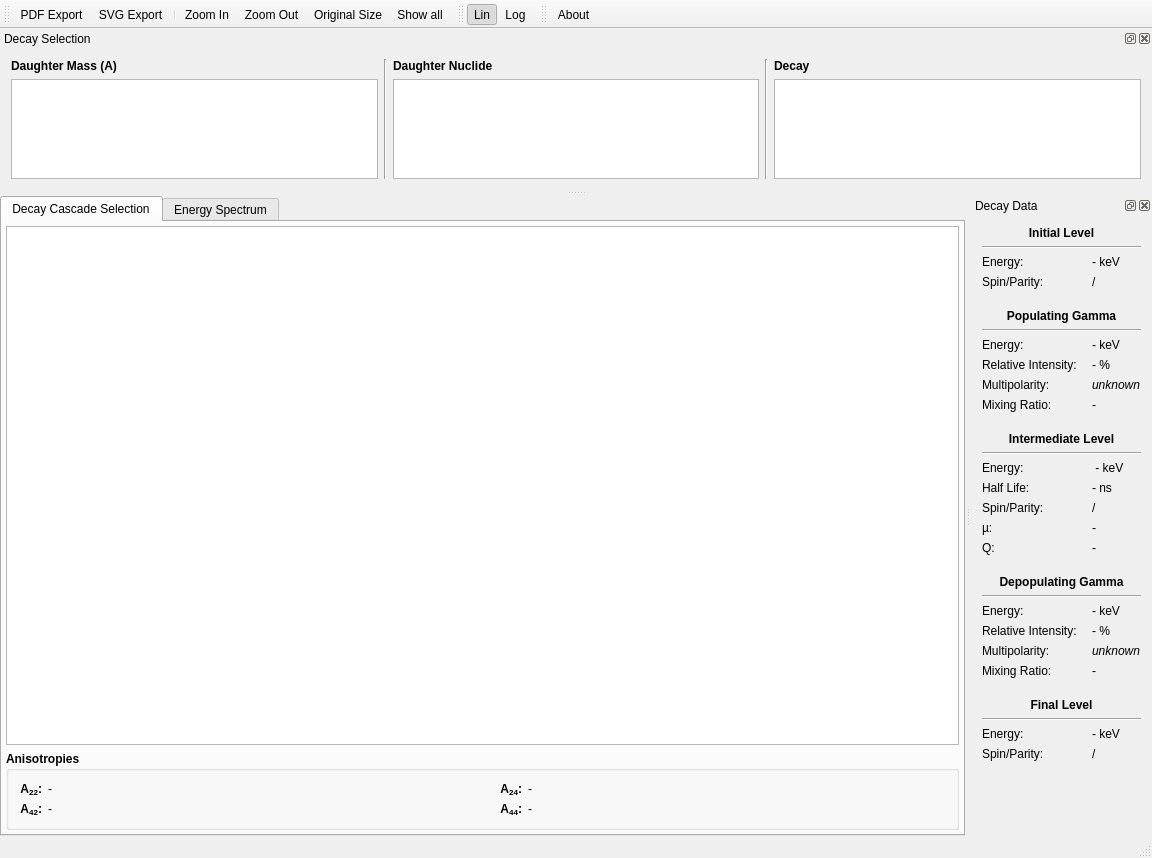
<?xml version="1.0" encoding="UTF-8"?>
<ui version="4.0">
 <class>SpectratorMainWindow</class>
 <widget class="QMainWindow" name="SpectratorMainWindow">
  <property name="geometry">
   <rect>
    <x>0</x>
    <y>0</y>
    <width>1152</width>
    <height>858</height>
   </rect>
  </property>
  <property name="windowTitle">
   <string>Spectrator</string>
  </property>
  <property name="windowIcon">
   <iconset resource="spectrator.qrc">
    <normaloff>:/spectrator.png</normaloff>:/spectrator.png</iconset>
  </property>
  <property name="dockNestingEnabled">
   <bool>true</bool>
  </property>
  <widget class="QWidget" name="centralWidget">
   <layout class="QVBoxLayout" name="verticalLayout_3">
    <property name="margin">
     <number>0</number>
    </property>
    <item>
     <widget class="QTabWidget" name="tabWidget">
      <property name="currentIndex">
       <number>0</number>
      </property>
      <widget class="QWidget" name="decayCascadeTab">
       <attribute name="title">
        <string>Decay Cascade Selection</string>
       </attribute>
       <layout class="QVBoxLayout" name="verticalLayout_4">
        <property name="margin">
         <number>4</number>
        </property>
        <item>
         <widget class="QGraphicsView" name="decayView">
          <property name="sizePolicy">
           <sizepolicy hsizetype="Expanding" vsizetype="Expanding">
            <horstretch>1</horstretch>
            <verstretch>0</verstretch>
           </sizepolicy>
          </property>
         </widget>
        </item>
        <item>
         <widget class="GroupBox" name="groupBox">
          <property name="sizePolicy">
           <sizepolicy hsizetype="Expanding" vsizetype="Preferred">
            <horstretch>0</horstretch>
            <verstretch>0</verstretch>
           </sizepolicy>
          </property>
          <property name="font">
           <font>
            <weight>75</weight>
            <bold>true</bold>
           </font>
          </property>
          <property name="title">
           <string>Anisotropies</string>
          </property>
          <layout class="QGridLayout" name="gridLayout">
           <item row="0" column="0">
            <widget class="QLabel" name="a22Label">
             <property name="sizePolicy">
              <sizepolicy hsizetype="Fixed" vsizetype="Preferred">
               <horstretch>0</horstretch>
               <verstretch>0</verstretch>
              </sizepolicy>
             </property>
             <property name="text">
              <string>&lt;html&gt;&lt;head/&gt;&lt;body&gt;&lt;p&gt;A&lt;span style=&quot; vertical-align:sub;&quot;&gt;22&lt;/span&gt;:&lt;/p&gt;&lt;/body&gt;&lt;/html&gt;</string>
             </property>
             <property name="alignment">
              <set>Qt::AlignRight|Qt::AlignTrailing|Qt::AlignVCenter</set>
             </property>
            </widget>
           </item>
           <item row="0" column="2">
            <widget class="QLabel" name="a24Label">
             <property name="sizePolicy">
              <sizepolicy hsizetype="Fixed" vsizetype="Preferred">
               <horstretch>0</horstretch>
               <verstretch>0</verstretch>
              </sizepolicy>
             </property>
             <property name="minimumSize">
              <size>
               <width>50</width>
               <height>0</height>
              </size>
             </property>
             <property name="text">
              <string>&lt;html&gt;&lt;head/&gt;&lt;body&gt;&lt;p&gt;A&lt;span style=&quot; vertical-align:sub;&quot;&gt;24&lt;/span&gt;:&lt;/p&gt;&lt;/body&gt;&lt;/html&gt;</string>
             </property>
             <property name="alignment">
              <set>Qt::AlignRight|Qt::AlignTrailing|Qt::AlignVCenter</set>
             </property>
            </widget>
           </item>
           <item row="0" column="1">
            <widget class="QLabel" name="a22">
             <property name="font">
              <font>
               <weight>50</weight>
               <bold>false</bold>
              </font>
             </property>
             <property name="toolTip">
              <string>&lt;html&gt;&lt;head/&gt;&lt;body&gt;&lt;p&gt;A&lt;span style=&quot; vertical-align:sub;&quot;&gt;22&lt;/span&gt;&lt;/p&gt;&lt;p&gt;If the sign of δ&lt;sub&gt;1&lt;/sub&gt; or δ&lt;sub&gt;2&lt;/sub&gt; is unknown all possible combinations are shown. Results are then tagged with the signs of δ&lt;sub&gt;1&lt;/sub&gt; and δ&lt;sub&gt;2&lt;/sub&gt;.&lt;/p&gt;&lt;/body&gt;&lt;/html&gt;</string>
             </property>
             <property name="text">
              <string>-</string>
             </property>
             <property name="textInteractionFlags">
              <set>Qt::LinksAccessibleByMouse|Qt::TextSelectableByKeyboard|Qt::TextSelectableByMouse</set>
             </property>
            </widget>
           </item>
           <item row="0" column="3">
            <widget class="QLabel" name="a24">
             <property name="font">
              <font>
               <weight>50</weight>
               <bold>false</bold>
              </font>
             </property>
             <property name="toolTip">
              <string>&lt;html&gt;&lt;head/&gt;&lt;body&gt;&lt;p&gt;A&lt;span style=&quot; vertical-align:sub;&quot;&gt;24&lt;/span&gt;&lt;/p&gt;&lt;p&gt;If the sign of δ&lt;sub&gt;1&lt;/sub&gt; or δ&lt;sub&gt;2&lt;/sub&gt; is unknown all possible combinations are shown. Results are then tagged with the signs of δ&lt;sub&gt;1&lt;/sub&gt; and δ&lt;sub&gt;2&lt;/sub&gt;.&lt;/p&gt;&lt;/body&gt;&lt;/html&gt;</string>
             </property>
             <property name="text">
              <string>-</string>
             </property>
             <property name="textInteractionFlags">
              <set>Qt::LinksAccessibleByMouse|Qt::TextSelectableByKeyboard|Qt::TextSelectableByMouse</set>
             </property>
            </widget>
           </item>
           <item row="1" column="0">
            <widget class="QLabel" name="a42Label">
             <property name="sizePolicy">
              <sizepolicy hsizetype="Fixed" vsizetype="Preferred">
               <horstretch>0</horstretch>
               <verstretch>0</verstretch>
              </sizepolicy>
             </property>
             <property name="text">
              <string>&lt;html&gt;&lt;head/&gt;&lt;body&gt;&lt;p&gt;A&lt;span style=&quot; vertical-align:sub;&quot;&gt;42&lt;/span&gt;:&lt;/p&gt;&lt;/body&gt;&lt;/html&gt;</string>
             </property>
             <property name="alignment">
              <set>Qt::AlignRight|Qt::AlignTrailing|Qt::AlignVCenter</set>
             </property>
            </widget>
           </item>
           <item row="1" column="1">
            <widget class="QLabel" name="a42">
             <property name="font">
              <font>
               <weight>50</weight>
               <bold>false</bold>
              </font>
             </property>
             <property name="toolTip">
              <string>&lt;html&gt;&lt;head/&gt;&lt;body&gt;&lt;p&gt;A&lt;span style=&quot; vertical-align:sub;&quot;&gt;42&lt;/span&gt;&lt;/p&gt;&lt;p&gt;If the sign of δ&lt;sub&gt;1&lt;/sub&gt; or δ&lt;sub&gt;2&lt;/sub&gt; is unknown all possible combinations are shown. Results are then tagged with the signs of δ&lt;sub&gt;1&lt;/sub&gt; and δ&lt;sub&gt;2&lt;/sub&gt;.&lt;/p&gt;&lt;/body&gt;&lt;/html&gt;</string>
             </property>
             <property name="text">
              <string>-</string>
             </property>
             <property name="textInteractionFlags">
              <set>Qt::LinksAccessibleByMouse|Qt::TextSelectableByKeyboard|Qt::TextSelectableByMouse</set>
             </property>
            </widget>
           </item>
           <item row="1" column="2">
            <widget class="QLabel" name="a44Label">
             <property name="sizePolicy">
              <sizepolicy hsizetype="Fixed" vsizetype="Preferred">
               <horstretch>0</horstretch>
               <verstretch>0</verstretch>
              </sizepolicy>
             </property>
             <property name="minimumSize">
              <size>
               <width>50</width>
               <height>0</height>
              </size>
             </property>
             <property name="text">
              <string>&lt;html&gt;&lt;head/&gt;&lt;body&gt;&lt;p&gt;A&lt;span style=&quot; vertical-align:sub;&quot;&gt;44&lt;/span&gt;:&lt;/p&gt;&lt;/body&gt;&lt;/html&gt;</string>
             </property>
             <property name="alignment">
              <set>Qt::AlignRight|Qt::AlignTrailing|Qt::AlignVCenter</set>
             </property>
            </widget>
           </item>
           <item row="1" column="3">
            <widget class="QLabel" name="a44">
             <property name="font">
              <font>
               <weight>50</weight>
               <bold>false</bold>
              </font>
             </property>
             <property name="toolTip">
              <string>&lt;html&gt;&lt;head/&gt;&lt;body&gt;&lt;p&gt;A&lt;span style=&quot; vertical-align:sub;&quot;&gt;44&lt;/span&gt;&lt;/p&gt;&lt;p&gt;If the sign of δ&lt;sub&gt;1&lt;/sub&gt; or δ&lt;sub&gt;2&lt;/sub&gt; is unknown all possible combinations are shown. Results are then tagged with the signs of δ&lt;sub&gt;1&lt;/sub&gt; and δ&lt;sub&gt;2&lt;/sub&gt;.&lt;/p&gt;&lt;/body&gt;&lt;/html&gt;</string>
             </property>
             <property name="text">
              <string>-</string>
             </property>
             <property name="textInteractionFlags">
              <set>Qt::LinksAccessibleByMouse|Qt::TextSelectableByKeyboard|Qt::TextSelectableByMouse</set>
             </property>
            </widget>
           </item>
          </layout>
         </widget>
        </item>
       </layout>
      </widget>
      <widget class="QWidget" name="energySpectrumTab">
       <attribute name="title">
        <string>Energy Spectrum</string>
       </attribute>
       <layout class="QVBoxLayout" name="energySpectrumLayout"/>
      </widget>
     </widget>
    </item>
   </layout>
  </widget>
  <widget class="QToolBar" name="mainToolBar">
   <property name="windowTitle">
    <string>Common Tool Bar</string>
   </property>
   <attribute name="toolBarArea">
    <enum>TopToolBarArea</enum>
   </attribute>
   <attribute name="toolBarBreak">
    <bool>false</bool>
   </attribute>
   <addaction name="actionPDF_Export"/>
   <addaction name="actionSVG_Export"/>
   <addaction name="separator"/>
   <addaction name="actionZoom_In"/>
   <addaction name="actionZoom_Out"/>
   <addaction name="actionOriginal_Size"/>
   <addaction name="actionShow_all"/>
  </widget>
  <widget class="QStatusBar" name="statusBar"/>
  <widget class="QDockWidget" name="decayInfoDock">
   <property name="allowedAreas">
    <set>Qt::LeftDockWidgetArea|Qt::RightDockWidgetArea</set>
   </property>
   <property name="windowTitle">
    <string>Decay Data</string>
   </property>
   <attribute name="dockWidgetArea">
    <number>2</number>
   </attribute>
   <widget class="QWidget" name="dockWidgetContents">
    <layout class="QFormLayout" name="formLayout">
     <property name="fieldGrowthPolicy">
      <enum>QFormLayout::ExpandingFieldsGrow</enum>
     </property>
     <property name="horizontalSpacing">
      <number>15</number>
     </property>
     <item row="2" column="0">
      <widget class="QLabel" name="startEnergyLabel">
       <property name="text">
        <string>Energy:</string>
       </property>
      </widget>
     </item>
     <item row="3" column="0">
      <widget class="QLabel" name="startSpinLabel">
       <property name="text">
        <string>Spin/Parity:</string>
       </property>
      </widget>
     </item>
     <item row="5" column="0" colspan="2">
      <widget class="QLabel" name="popGammaLabel">
       <property name="font">
        <font>
         <weight>75</weight>
         <bold>true</bold>
        </font>
       </property>
       <property name="text">
        <string>Populating Gamma</string>
       </property>
       <property name="alignment">
        <set>Qt::AlignCenter</set>
       </property>
      </widget>
     </item>
     <item row="7" column="0" colspan="2">
      <widget class="Line" name="line_4">
       <property name="orientation">
        <enum>Qt::Horizontal</enum>
       </property>
      </widget>
     </item>
     <item row="8" column="0">
      <widget class="QLabel" name="popEnergyLabel">
       <property name="text">
        <string>Energy:</string>
       </property>
      </widget>
     </item>
     <item row="8" column="1">
      <widget class="QLabel" name="popEnergy">
       <property name="text">
        <string>- keV</string>
       </property>
      </widget>
     </item>
     <item row="9" column="0">
      <widget class="QLabel" name="popIntensityLabel">
       <property name="text">
        <string>Relative Intensity:</string>
       </property>
      </widget>
     </item>
     <item row="9" column="1">
      <widget class="QLabel" name="popIntensity">
       <property name="text">
        <string>- %</string>
       </property>
      </widget>
     </item>
     <item row="10" column="0">
      <widget class="QLabel" name="popMultipolarityLabel">
       <property name="text">
        <string>Multipolarity:</string>
       </property>
      </widget>
     </item>
     <item row="10" column="1">
      <widget class="QLabel" name="popMultipolarity">
       <property name="text">
        <string>&lt;i&gt;unknown&lt;/i&gt;</string>
       </property>
      </widget>
     </item>
     <item row="11" column="0">
      <widget class="QLabel" name="popMixingLabel">
       <property name="toolTip">
        <string>δ</string>
       </property>
       <property name="text">
        <string>Mixing Ratio:</string>
       </property>
      </widget>
     </item>
     <item row="11" column="1">
      <widget class="QLabel" name="popMixing">
       <property name="toolTip">
        <string>δ</string>
       </property>
       <property name="text">
        <string>-</string>
       </property>
      </widget>
     </item>
     <item row="12" column="0" colspan="2">
      <spacer name="verticalSpacer">
       <property name="orientation">
        <enum>Qt::Vertical</enum>
       </property>
       <property name="sizeType">
        <enum>QSizePolicy::Fixed</enum>
       </property>
       <property name="sizeHint" stdset="0">
        <size>
         <width>0</width>
         <height>8</height>
        </size>
       </property>
      </spacer>
     </item>
     <item row="13" column="0" colspan="2">
      <widget class="QLabel" name="intermedLevelLabel">
       <property name="font">
        <font>
         <weight>75</weight>
         <bold>true</bold>
        </font>
       </property>
       <property name="text">
        <string>Intermediate Level</string>
       </property>
       <property name="alignment">
        <set>Qt::AlignCenter</set>
       </property>
      </widget>
     </item>
     <item row="14" column="0" colspan="2">
      <widget class="Line" name="line_3">
       <property name="orientation">
        <enum>Qt::Horizontal</enum>
       </property>
      </widget>
     </item>
     <item row="15" column="0">
      <widget class="QLabel" name="intEnergyLabel">
       <property name="text">
        <string>Energy:</string>
       </property>
      </widget>
     </item>
     <item row="15" column="1">
      <widget class="QLabel" name="intEnergy">
       <property name="text">
        <string> - keV</string>
       </property>
      </widget>
     </item>
     <item row="16" column="0">
      <widget class="QLabel" name="intHalfLifeLabel">
       <property name="text">
        <string>Half Life:</string>
       </property>
      </widget>
     </item>
     <item row="16" column="1">
      <widget class="QLabel" name="intHalfLife">
       <property name="text">
        <string>- ns</string>
       </property>
      </widget>
     </item>
     <item row="17" column="1">
      <widget class="QLabel" name="intSpin">
       <property name="text">
        <string>/</string>
       </property>
      </widget>
     </item>
     <item row="20" column="0" colspan="2">
      <spacer name="verticalSpacer_2">
       <property name="orientation">
        <enum>Qt::Vertical</enum>
       </property>
       <property name="sizeType">
        <enum>QSizePolicy::Fixed</enum>
       </property>
       <property name="sizeHint" stdset="0">
        <size>
         <width>0</width>
         <height>8</height>
        </size>
       </property>
      </spacer>
     </item>
     <item row="21" column="0" colspan="2">
      <widget class="QLabel" name="depopGammaLabel">
       <property name="font">
        <font>
         <weight>75</weight>
         <bold>true</bold>
        </font>
       </property>
       <property name="text">
        <string>Depopulating Gamma</string>
       </property>
       <property name="alignment">
        <set>Qt::AlignCenter</set>
       </property>
      </widget>
     </item>
     <item row="22" column="0" colspan="2">
      <widget class="Line" name="line_5">
       <property name="orientation">
        <enum>Qt::Horizontal</enum>
       </property>
      </widget>
     </item>
     <item row="23" column="0">
      <widget class="QLabel" name="depopEnergyLabel">
       <property name="text">
        <string>Energy:</string>
       </property>
      </widget>
     </item>
     <item row="23" column="1">
      <widget class="QLabel" name="depopEnergy">
       <property name="text">
        <string>- keV</string>
       </property>
      </widget>
     </item>
     <item row="24" column="0">
      <widget class="QLabel" name="depopIntensityLabel">
       <property name="text">
        <string>Relative Intensity:</string>
       </property>
      </widget>
     </item>
     <item row="24" column="1">
      <widget class="QLabel" name="depopIntensity">
       <property name="text">
        <string>- %</string>
       </property>
      </widget>
     </item>
     <item row="25" column="0">
      <widget class="QLabel" name="depopMultipolarityLabel">
       <property name="text">
        <string>Multipolarity:</string>
       </property>
      </widget>
     </item>
     <item row="25" column="1">
      <widget class="QLabel" name="depopMultipolarity">
       <property name="text">
        <string>&lt;i&gt;unknown&lt;/i&gt;</string>
       </property>
      </widget>
     </item>
     <item row="27" column="1">
      <widget class="QLabel" name="depopMixing">
       <property name="toolTip">
        <string>δ</string>
       </property>
       <property name="text">
        <string>-</string>
       </property>
      </widget>
     </item>
     <item row="1" column="0" colspan="2">
      <widget class="Line" name="line_6">
       <property name="orientation">
        <enum>Qt::Horizontal</enum>
       </property>
      </widget>
     </item>
     <item row="0" column="0" colspan="2">
      <widget class="QLabel" name="startLevelLabel">
       <property name="font">
        <font>
         <weight>75</weight>
         <bold>true</bold>
        </font>
       </property>
       <property name="text">
        <string>Initial Level</string>
       </property>
       <property name="alignment">
        <set>Qt::AlignCenter</set>
       </property>
      </widget>
     </item>
     <item row="4" column="0" colspan="2">
      <spacer name="verticalSpacer_3">
       <property name="orientation">
        <enum>Qt::Vertical</enum>
       </property>
       <property name="sizeType">
        <enum>QSizePolicy::Fixed</enum>
       </property>
       <property name="sizeHint" stdset="0">
        <size>
         <width>0</width>
         <height>8</height>
        </size>
       </property>
      </spacer>
     </item>
     <item row="29" column="0" colspan="2">
      <widget class="QLabel" name="endLevelLabel">
       <property name="font">
        <font>
         <weight>75</weight>
         <bold>true</bold>
        </font>
       </property>
       <property name="text">
        <string>Final Level</string>
       </property>
       <property name="alignment">
        <set>Qt::AlignCenter</set>
       </property>
      </widget>
     </item>
     <item row="28" column="0" colspan="2">
      <spacer name="verticalSpacer_4">
       <property name="orientation">
        <enum>Qt::Vertical</enum>
       </property>
       <property name="sizeType">
        <enum>QSizePolicy::Fixed</enum>
       </property>
       <property name="sizeHint" stdset="0">
        <size>
         <width>0</width>
         <height>8</height>
        </size>
       </property>
      </spacer>
     </item>
     <item row="30" column="0" colspan="2">
      <widget class="Line" name="line_7">
       <property name="orientation">
        <enum>Qt::Horizontal</enum>
       </property>
      </widget>
     </item>
     <item row="31" column="0">
      <widget class="QLabel" name="endEnergyLabel">
       <property name="text">
        <string>Energy:</string>
       </property>
      </widget>
     </item>
     <item row="32" column="0">
      <widget class="QLabel" name="endSpinLabel">
       <property name="text">
        <string>Spin/Parity:</string>
       </property>
      </widget>
     </item>
     <item row="31" column="1">
      <widget class="QLabel" name="endEnergy">
       <property name="text">
        <string>- keV</string>
       </property>
      </widget>
     </item>
     <item row="32" column="1">
      <widget class="QLabel" name="endSpin">
       <property name="text">
        <string>/</string>
       </property>
      </widget>
     </item>
     <item row="2" column="1">
      <widget class="QLabel" name="startEnergy">
       <property name="text">
        <string>- keV</string>
       </property>
      </widget>
     </item>
     <item row="3" column="1">
      <widget class="QLabel" name="startSpin">
       <property name="text">
        <string>/</string>
       </property>
      </widget>
     </item>
     <item row="17" column="0">
      <widget class="QLabel" name="intSpinLabel">
       <property name="text">
        <string>Spin/Parity:</string>
       </property>
      </widget>
     </item>
     <item row="27" column="0">
      <widget class="QLabel" name="depopMixingLabel">
       <property name="toolTip">
        <string>δ</string>
       </property>
       <property name="text">
        <string>Mixing Ratio:</string>
       </property>
      </widget>
     </item>
     <item row="18" column="0">
      <widget class="QLabel" name="intMuLabel">
       <property name="toolTip">
        <string>Magnetic dipole moment of the intermediate level</string>
       </property>
       <property name="text">
        <string>µ:</string>
       </property>
      </widget>
     </item>
     <item row="19" column="0">
      <widget class="QLabel" name="intQLabel">
       <property name="toolTip">
        <string>Electric quadrupole moment of the intermediate level</string>
       </property>
       <property name="text">
        <string>Q:</string>
       </property>
      </widget>
     </item>
     <item row="18" column="1">
      <widget class="QLabel" name="intMu">
       <property name="toolTip">
        <string>Magnetic dipole moment of the intermediate level</string>
       </property>
       <property name="text">
        <string>-</string>
       </property>
      </widget>
     </item>
     <item row="19" column="1">
      <widget class="QLabel" name="intQ">
       <property name="toolTip">
        <string>Electric quadrupole moment of the intermediate level</string>
       </property>
       <property name="text">
        <string>-</string>
       </property>
      </widget>
     </item>
    </layout>
   </widget>
  </widget>
  <widget class="QDockWidget" name="decaySelectorDock">
   <property name="allowedAreas">
    <set>Qt::BottomDockWidgetArea|Qt::TopDockWidgetArea</set>
   </property>
   <property name="windowTitle">
    <string>Decay Selection</string>
   </property>
   <attribute name="dockWidgetArea">
    <number>4</number>
   </attribute>
   <widget class="QWidget" name="dockWidgetContents_2">
    <layout class="QHBoxLayout" name="horizontalLayout">
     <item>
      <layout class="QVBoxLayout" name="verticalLayout_5">
       <item>
        <widget class="QLabel" name="aLabel">
         <property name="sizePolicy">
          <sizepolicy hsizetype="Preferred" vsizetype="Fixed">
           <horstretch>0</horstretch>
           <verstretch>0</verstretch>
          </sizepolicy>
         </property>
         <property name="font">
          <font>
           <weight>75</weight>
           <bold>true</bold>
          </font>
         </property>
         <property name="text">
          <string>Daughter Mass (A)</string>
         </property>
         <property name="buddy">
          <cstring>aListWidget</cstring>
         </property>
        </widget>
       </item>
       <item>
        <widget class="QListWidget" name="aListWidget">
         <property name="maximumSize">
          <size>
           <width>16777215</width>
           <height>100</height>
          </size>
         </property>
        </widget>
       </item>
      </layout>
     </item>
     <item>
      <widget class="Line" name="line">
       <property name="orientation">
        <enum>Qt::Vertical</enum>
       </property>
      </widget>
     </item>
     <item>
      <layout class="QVBoxLayout" name="verticalLayout_2">
       <item>
        <widget class="QLabel" name="nuclideLabel">
         <property name="sizePolicy">
          <sizepolicy hsizetype="Preferred" vsizetype="Fixed">
           <horstretch>0</horstretch>
           <verstretch>0</verstretch>
          </sizepolicy>
         </property>
         <property name="font">
          <font>
           <weight>75</weight>
           <bold>true</bold>
          </font>
         </property>
         <property name="text">
          <string>Daughter Nuclide</string>
         </property>
         <property name="buddy">
          <cstring>nuclideListWidget</cstring>
         </property>
        </widget>
       </item>
       <item>
        <widget class="QListWidget" name="nuclideListWidget">
         <property name="maximumSize">
          <size>
           <width>16777215</width>
           <height>100</height>
          </size>
         </property>
        </widget>
       </item>
      </layout>
     </item>
     <item>
      <widget class="Line" name="line_2">
       <property name="orientation">
        <enum>Qt::Vertical</enum>
       </property>
      </widget>
     </item>
     <item>
      <layout class="QVBoxLayout" name="verticalLayout">
       <item>
        <widget class="QLabel" name="decayLabel">
         <property name="sizePolicy">
          <sizepolicy hsizetype="Preferred" vsizetype="Fixed">
           <horstretch>0</horstretch>
           <verstretch>0</verstretch>
          </sizepolicy>
         </property>
         <property name="font">
          <font>
           <weight>75</weight>
           <bold>true</bold>
          </font>
         </property>
         <property name="text">
          <string>Decay</string>
         </property>
         <property name="buddy">
          <cstring>decayListWidget</cstring>
         </property>
        </widget>
       </item>
       <item>
        <widget class="QListWidget" name="decayListWidget">
         <property name="maximumSize">
          <size>
           <width>16777215</width>
           <height>100</height>
          </size>
         </property>
        </widget>
       </item>
      </layout>
     </item>
    </layout>
   </widget>
  </widget>
  <widget class="QToolBar" name="energySpectrumBar">
   <property name="windowTitle">
    <string>Energy Spectrum Tool Bar</string>
   </property>
   <attribute name="toolBarArea">
    <enum>TopToolBarArea</enum>
   </attribute>
   <attribute name="toolBarBreak">
    <bool>false</bool>
   </attribute>
   <addaction name="actionLinear"/>
   <addaction name="actionLogarithmic"/>
  </widget>
  <widget class="QToolBar" name="aboutBar">
   <property name="windowTitle">
    <string>About Tool Bar</string>
   </property>
   <attribute name="toolBarArea">
    <enum>TopToolBarArea</enum>
   </attribute>
   <attribute name="toolBarBreak">
    <bool>false</bool>
   </attribute>
   <addaction name="actionAbout"/>
  </widget>
  <action name="actionZoom_In">
   <property name="icon">
    <iconset resource="spectrator.qrc">
     <normaloff>:/zoom-in.png</normaloff>:/zoom-in.png</iconset>
   </property>
   <property name="text">
    <string>Zoom In</string>
   </property>
   <property name="toolTip">
    <string>Zoom In</string>
   </property>
   <property name="shortcut">
    <string>Ctrl++</string>
   </property>
  </action>
  <action name="actionZoom_Out">
   <property name="icon">
    <iconset resource="spectrator.qrc">
     <normaloff>:/zoom-out.png</normaloff>:/zoom-out.png</iconset>
   </property>
   <property name="text">
    <string>Zoom Out</string>
   </property>
   <property name="toolTip">
    <string>Zoom Out</string>
   </property>
   <property name="shortcut">
    <string>Ctrl+-</string>
   </property>
  </action>
  <action name="actionShow_all">
   <property name="icon">
    <iconset resource="spectrator.qrc">
     <normaloff>:/zoom-fit-best.png</normaloff>:/zoom-fit-best.png</iconset>
   </property>
   <property name="text">
    <string>Show all</string>
   </property>
   <property name="toolTip">
    <string>Show all</string>
   </property>
  </action>
  <action name="actionOriginal_Size">
   <property name="icon">
    <iconset resource="spectrator.qrc">
     <normaloff>:/zoom-original.png</normaloff>:/zoom-original.png</iconset>
   </property>
   <property name="text">
    <string>Original Size</string>
   </property>
   <property name="toolTip">
    <string>Zoom to Original Size</string>
   </property>
  </action>
  <action name="actionAbout">
   <property name="icon">
    <iconset resource="spectrator.qrc">
     <normaloff>:/help-about.png</normaloff>:/help-about.png</iconset>
   </property>
   <property name="text">
    <string>About</string>
   </property>
   <property name="toolTip">
    <string>About Spectrator</string>
   </property>
   <property name="shortcut">
    <string>Ctrl+I</string>
   </property>
  </action>
  <action name="actionLinear">
   <property name="checkable">
    <bool>true</bool>
   </property>
   <property name="checked">
    <bool>true</bool>
   </property>
   <property name="text">
    <string>Lin</string>
   </property>
   <property name="toolTip">
    <string>Linear Y-Axis Scaling</string>
   </property>
  </action>
  <action name="actionLogarithmic">
   <property name="checkable">
    <bool>true</bool>
   </property>
   <property name="text">
    <string>Log</string>
   </property>
   <property name="toolTip">
    <string>Logarithmic Y-Axis Scaling</string>
   </property>
  </action>
  <action name="actionSVG_Export">
   <property name="icon">
    <iconset resource="spectrator.qrc">
     <normaloff>:/image-svg+xml.png</normaloff>:/image-svg+xml.png</iconset>
   </property>
   <property name="text">
    <string>SVG Export</string>
   </property>
   <property name="toolTip">
    <string>Export as SVG File</string>
   </property>
  </action>
  <action name="actionPDF_Export">
   <property name="icon">
    <iconset resource="spectrator.qrc">
     <normaloff>:/application-pdf.png</normaloff>:/application-pdf.png</iconset>
   </property>
   <property name="text">
    <string>PDF Export</string>
   </property>
   <property name="toolTip">
    <string>Export as PDF File</string>
   </property>
  </action>
 </widget>
 <layoutdefault spacing="6" margin="11"/>
 <customwidgets>
  <customwidget>
   <class>GroupBox</class>
   <extends>QGroupBox</extends>
   <header>qxtgroupbox.h</header>
   <container>1</container>
  </customwidget>
 </customwidgets>
 <tabstops>
  <tabstop>aListWidget</tabstop>
  <tabstop>nuclideListWidget</tabstop>
  <tabstop>decayListWidget</tabstop>
  <tabstop>tabWidget</tabstop>
  <tabstop>decayView</tabstop>
 </tabstops>
 <resources>
  <include location="spectrator.qrc"/>
 </resources>
 <connections/>
</ui>
